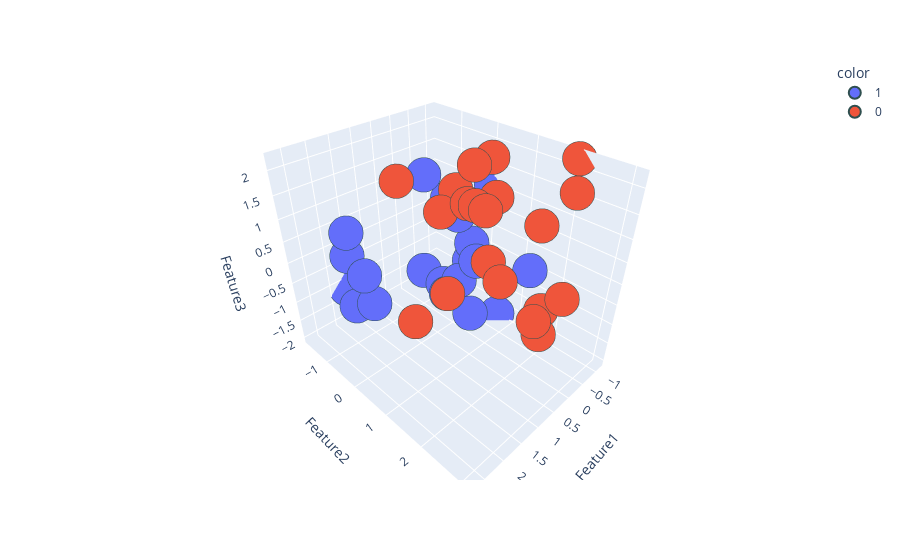

Notebook code for this chart:
### Code cell
import plotly.express as px

fig = px.scatter_3d(df, x = df["Feature1"],y = df["Feature2"], z = df["Feature3"],
                   color = df["target"].astype("str"))
fig.update_traces(marker = dict(size = 12, line = dict(width = 2, color = "DarkSlateGrey")),
                 selector = dict(mode = "markers"))
fig.show()

### Figure 1 — Plotly figure (JSON) as saved in the notebook; plotly's stock layout.template omitted (floating-point values rounded to 4 significant figures)
{"data": [{"hovertemplate": "color=1<br>Feature1=%{x}<br>Feature2=%{y}<br>Feature3=%{z}<extra></extra>", "legendgroup": "1", "marker": {"color": "#636efa", "line": {"color": "DarkSlateGrey", "width": 2}, "size": 12, "symbol": "circle"}, "mode": "markers", "name": "1", "scene": "scene", "showlegend": true, "type": "scatter3d", "x": [2.707, 0.6388, 2.606, 1.997, -1.137, 2.155, 0.9551, 1.863, -0.7541, -0.1168, 0.5588, 0.1887, -0.3464, 1.694, -0.1348, 0.1845, 0.7401, -0.1566, 0.5038, -0.8481], "y": [0.6281, 0.3296, 0.6835, -0.9933, 0.0003665, -0.6103, 0.1908, -1.134, -0.9434, 1.902, 1.025, -0.7589, 0.147, -1.706, 0.3905, 0.8077, 0.5288, -0.03158, 0.6511, 0.606], "z": [0.908, -0.4971, 0.3027, 0.1968, 1.026, -0.7553, 1.979, 0.6105, 0.4848, 0.2381, -0.9259, -0.9332, -0.4794, -1.159, 0.1669, 0.07296, -0.589, 0.6498, -0.3193, -2.018]}, {"hovertemplate": "color=0<br>Feature1=%{x}<br>Feature2=%{y}<br>Feature3=%{z}<extra></extra>", "legendgroup": "0", "marker": {"color": "#EF553B", "line": {"color": "DarkSlateGrey", "width": 2}, "size": 12, "symbol": "circle"}, "mode": "markers", "name": "0", "scene": "scene", "showlegend": true, "type": "scatter3d", "x": [0.1953, 0.5059, 1.386, 2.542, -0.2231, 1.162, 1.392, -1.141, 0.4314, -0.9726, -0.04678, -0.3829, 0.6118, 0.5889, 0.2582, 1.23, 0.0949, -0.3854, 1.359, 0.9688], "y": [1.254, 0.8375, 3.084, 1.666, 2.607, 1.833, 1.221, 1.993, 2.407, 0.1331, 2.293, 2.482, 1.783, 0.2287, 1.187, 1.681, 0.6088, -0.3297, -0.08047, 2.94], "z": [1.649, 1.486, 0.6235, 0.4618, -0.1157, 1.976, 0.1448, 2.192, 1.642, 1.721, -0.4675, 1.961, 0.291, 1.11, 0.2672, 2.035, 2.028, 1.041, 1.902, -0.005187]}], "layout": {"legend": {"title": {"text": "color"}, "tracegroupgap": 0}, "margin": {"t": 60}, "scene": {"domain": {"x": [0, 1], "y": [0, 1]}, "xaxis": {"title": {"text": "Feature1"}}, "yaxis": {"title": {"text": "Feature2"}}, "zaxis": {"title": {"text": "Feature3"}}}}}
